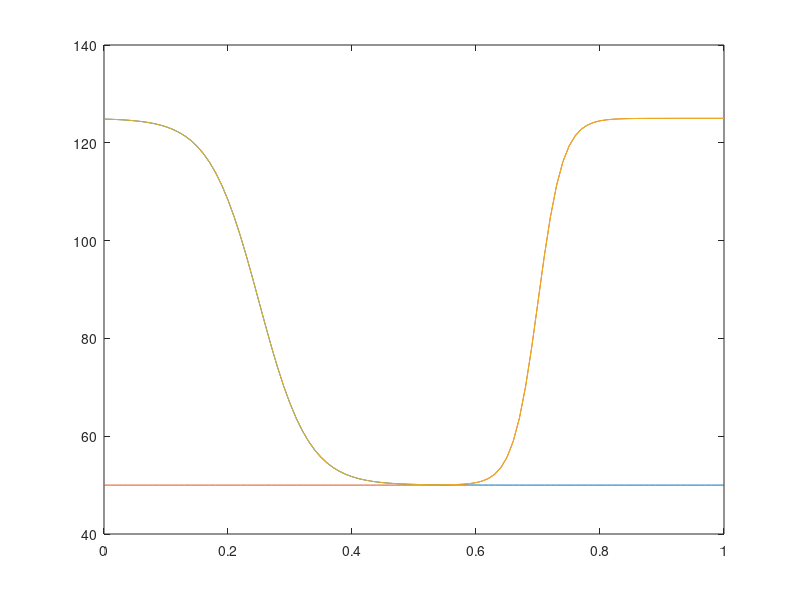

This chart was generated by the following MATLAB code:



t = 0:.01:1; 

EDV_lv = 125; 
ESV_lv = 50; 

q_down = 25; 
q_up = 50; 

s_down = .25;
s_up = .7;

Vlv_d = (EDV_lv - ESV_lv) * 1./ (1 + exp(q_down * (t - s_down))) + ESV_lv;

Vlv_u = (EDV_lv - ESV_lv) * 1./ (1 + exp(-q_up * (t - s_up))) + ESV_lv; 

Vlv = Vlv_d + Vlv_u - ESV_lv; 

figure(1)
clf
plot(t,Vlv_d,t,Vlv_u,t,Vlv)